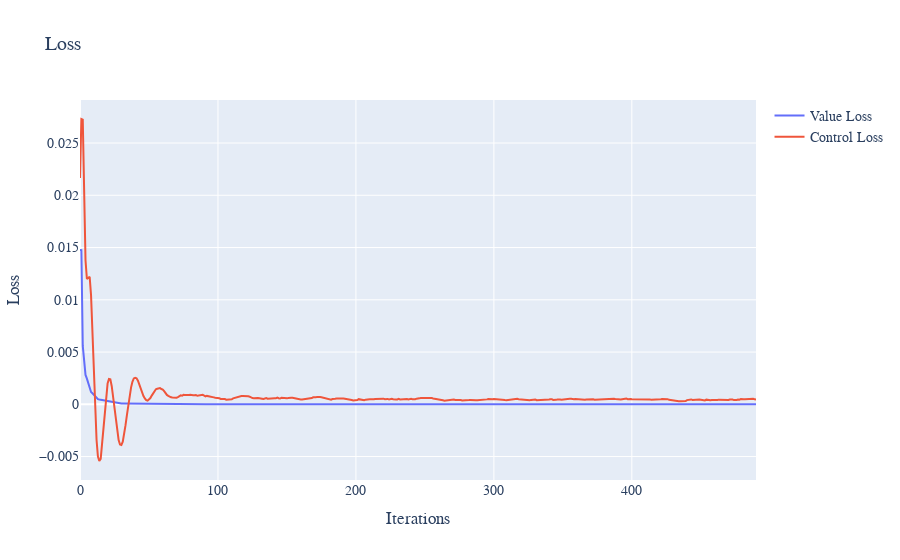

Here is the notebook cell this chart was saved with:
### Code cell
LQR_N_MODEL_CONFIG = {
    "hidden_dim": 128,
    "learning_rate": 5e-3,
    "loss_weights": (1, 0),
    "lr_decay": 0.99,
    "sampling_method": "uniform",
    "network_type": "GRU",
    "optimiser": "Adam"
}
eq = LQR_N()
model = LQR_N_MODEL_CONFIG
solver = DGMPIASolver(model, eq)
loss = np.array(list(solver.train(500)))
plot_losses(loss)

### Figure 1 — Plotly figure (JSON) as saved in the notebook; plotly's stock layout.template omitted (floating-point values rounded to 4 significant figures; data arrays with more than 128 entries replaced by an {"elided": "..."} marker saying what was removed)
{"data": [{"mode": "lines", "name": "Value Loss", "type": "scatter", "x": {"elided": "491 int values"}, "xaxis": "x", "y": {"elided": "491 float values"}, "yaxis": "y"}, {"mode": "lines", "name": "Control Loss", "type": "scatter", "x": {"elided": "491 int values"}, "xaxis": "x", "y": {"elided": "491 float values"}, "yaxis": "y"}], "layout": {"font": {"family": "Courier New, monospace", "size": 14}, "title": {"text": "Loss"}, "xaxis": {"anchor": "y", "domain": [0, 1], "title": {"text": "Iterations"}}, "yaxis": {"anchor": "x", "domain": [0, 1], "title": {"text": "Loss"}}}}
